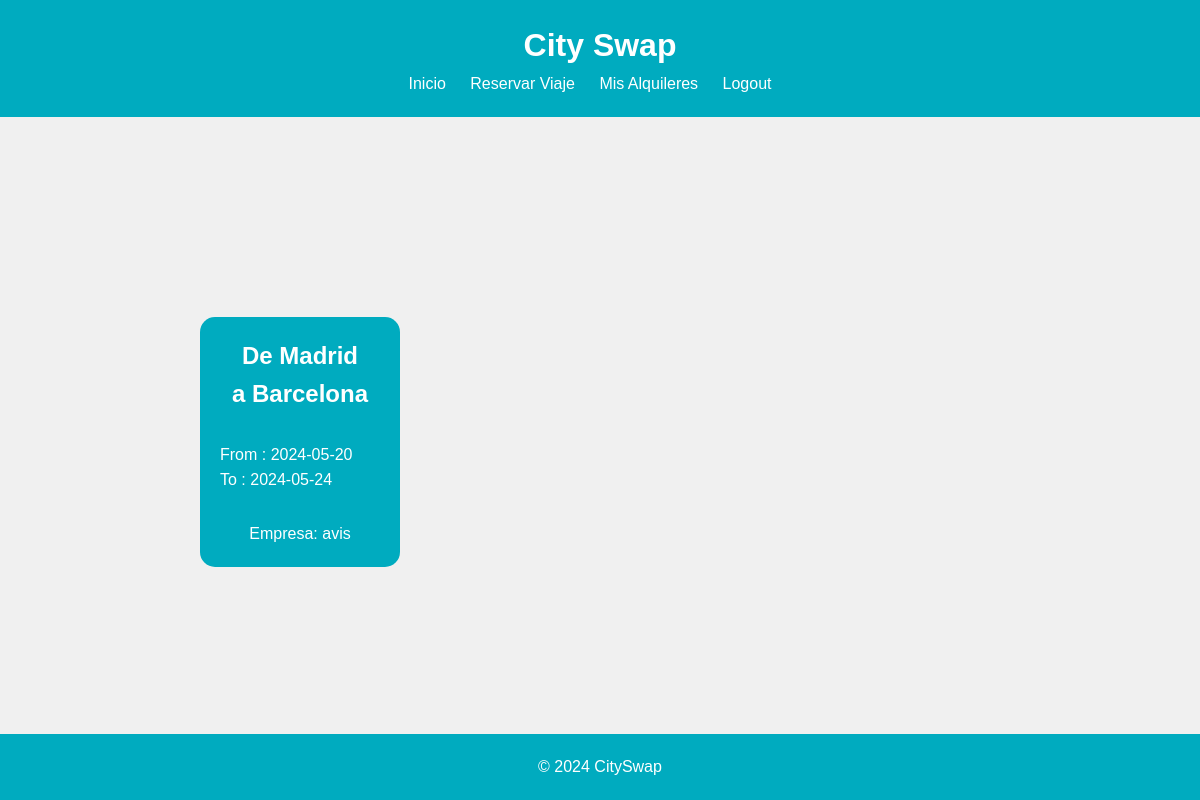
/misAlquileres.php (signed in), run on the app's committed database.
### tables this page shows
CREATE TABLE IF NOT EXISTS Viaje (
    id_viaje INT AUTO_INCREMENT PRIMARY KEY,
    id_empresa INT,
    ciudad_origen VARCHAR(100),
    ciudad_destino VARCHAR(100),
    fecha_inicio DATE NOT NULL,
    fecha_final DATE NOT NULL,
    precio INT,
    free INT,
    FOREIGN KEY (id_empresa) REFERENCES Empresa(id_empresa)
);

create table if not exists Empresa (
    id_empresa INT AUTO_INCREMENT PRIMARY KEY,
    nombre_empresa varchar(100),
    email varchar(100),
    contrasena varchar(255)
);

### includes/Usuario.php (called while the page is built, shortened)
<?php
class Usuario {
    public static function buscaUsuario($nombre_usuario) {
        $conn = Aplicacion::getInstance()->getConexionBd();
        $result = false;
        $query = sprintf("SELECT * FROM USUARIO WHERE nombre_usuario='%s'", $conn->real_escape_string($nombre_usuario));
        $rs = $conn->query($query);
        if ($rs && $rs->num_rows > 0) {
            $fila = $rs->fetch_assoc();
            $result = new Usuario($fila['nombre_usuario'], $fila['apellido'], $fila['email'], $fila['contrasena'], $fila['id_usuario']);
        } else {
            error_log("Error BD ({$conn->errno}): {$conn->error}");
        }
        return $result;
    }
}
?>

### includes/Alquiler.php (called while the page is built, shortened)
<?php
class Alquiler {
    static public function misAlquileres($id_usuario) {
        $conn = Aplicacion::getInstance()->getConexionBd();
        $query = sprintf("SELECT a.id_viaje FROM ALquiler a WHERE a.id_usuario = %d", $id_usuario);
        $tmp = $conn->query($query);
        $result = false;
        if ($tmp) {
            $result = [];
            while ($row1 = $tmp->fetch_assoc()) {
                $queryViaje = sprintf("SELECT * FROM VIAJE WHERE id_viaje = %d", $row1['id_viaje']);
                $res = $conn->query($queryViaje);
                $row = $res->fetch_assoc();
                $viaje = new Viaje(
                    $row['id_empresa'],
                    $row['ciudad_origen'],
                    $row['ciudad_destino'],
                    $row['fecha_inicio'],
                    $row['fecha_final'],
                    $row['precio'],
                    $row['free']);
                $viaje->setId($row['id_viaje']);
                $result[] = $viaje;
            }
        } else {
            error_log("Error BD ({$conn->errno}): {$conn->error}");
            return false;
        }
        return $result;
    }
}
?>

### includes/config.php (called while the page is built, shortened)
<?php
 spl_autoload_register(function ($class_name) {
    $prefix = 'es\\ucm\\fdi\\aw\\';
    $base_dir = __DIR__.'/';
    $len = strlen($prefix);
    $relative_class = substr($class_name, $len);
    $file = $base_dir . str_replace('\\', '/', $relative_class) . '.php';
});

### includes/Empresa.php (called while the page is built, shortened)
<?php
class Empresa {
    public static function getEmpresa($id){
        $conn = Aplicacion::getInstance()->getConexionBd();
        $query = sprintf("SELECT * FROM Empresa WHERE id_empresa = %d", $id);
        $res = $conn->query($query);
        return $res;
    }
}

### misAlquileres.php (the view, shortened to what this page needs)
<?php
require_once __DIR__.'/includes/config.php';
function toBox($id, $ciudad_origen, $ciudad_destino, $fecha_inicio, $fecha_final) {
    $empr = es\ucm\fdi\aw\Empresa::getEmpresa($id);
    $emp = $empr->fetch_assoc();
    $empresa = $emp['nombre_empresa'];
    $contenido = "<div class='box-viaje'>";
    $contenido .= "<h2 class='trayecto'>De $ciudad_origen <br> a $ciudad_destino</h2>";
    $contenido .= "<div class='fecha'>From : $fecha_inicio <br> To : $fecha_final</div>";
    $contenido .= "<p class='empresa'>Empresa: $empresa</p>";
    $contenido .= "</div>";
    return $contenido;
}
$contenidoPrincipal = "<div id='contenedor-viajes'>";
$usuarioActual = es\ucm\fdi\aw\Usuario::buscaUsuario($_SESSION['nombre']);
$viajes = es\ucm\fdi\aw\Alquiler::misAlquileres($usuarioActual->getId());
if ($viajes) {
    foreach($viajes as $viaje) {
        $contenidoPrincipal .= toBox($viaje->getId_empresa(),
                                    $viaje->getCiudad_origen(),
                                    $viaje->getCiudad_destino(),
                                    $viaje->getFecha_inicio(),
                                    $viaje->getFecha_final());
    }
} else {
    $contenidoPrincipal .= '<p>No tienes viajes reservado en este momento.</p>';
}
$contenidoPrincipal .= '</div>';
require __DIR__.'/includes/vistas/plantilla.php';
?>

### styles.css (style rules this page uses)
* { margin: 0; padding: 0; box-sizing: border-box; }
body { font-family: Arial, sans-serif; line-height: 1.6; background-color: #f0f0f0; }
#contenedor-viajes { display: flex; flex-direction: row; flex-wrap: nowrap; justify-content: space-between; align-items: center; overflow-x: auto; margin: 15% 15% 0% 15%; }
.box-viaje { background-color: #00abbf; color: white; width: 200px; height: 250px; padding: 20px; margin: 20px; border-radius: 15px; flex: 0 0 auto; text-align: center; display: flex; flex-direction: column; justify-content: space-between; }
.trayecto { font-size: 1.5rem; }
.fecha { text-align: left; }
.empresa { font-size: 1rem; text-align: center; }

### data on the page
viaje: ciudad_origen "Madrid", ciudad_destino "Barcelona", fecha_inicio "2024-05-20", fecha_final "2024-05-24", id_empresa.nombre_empresa "avis"
